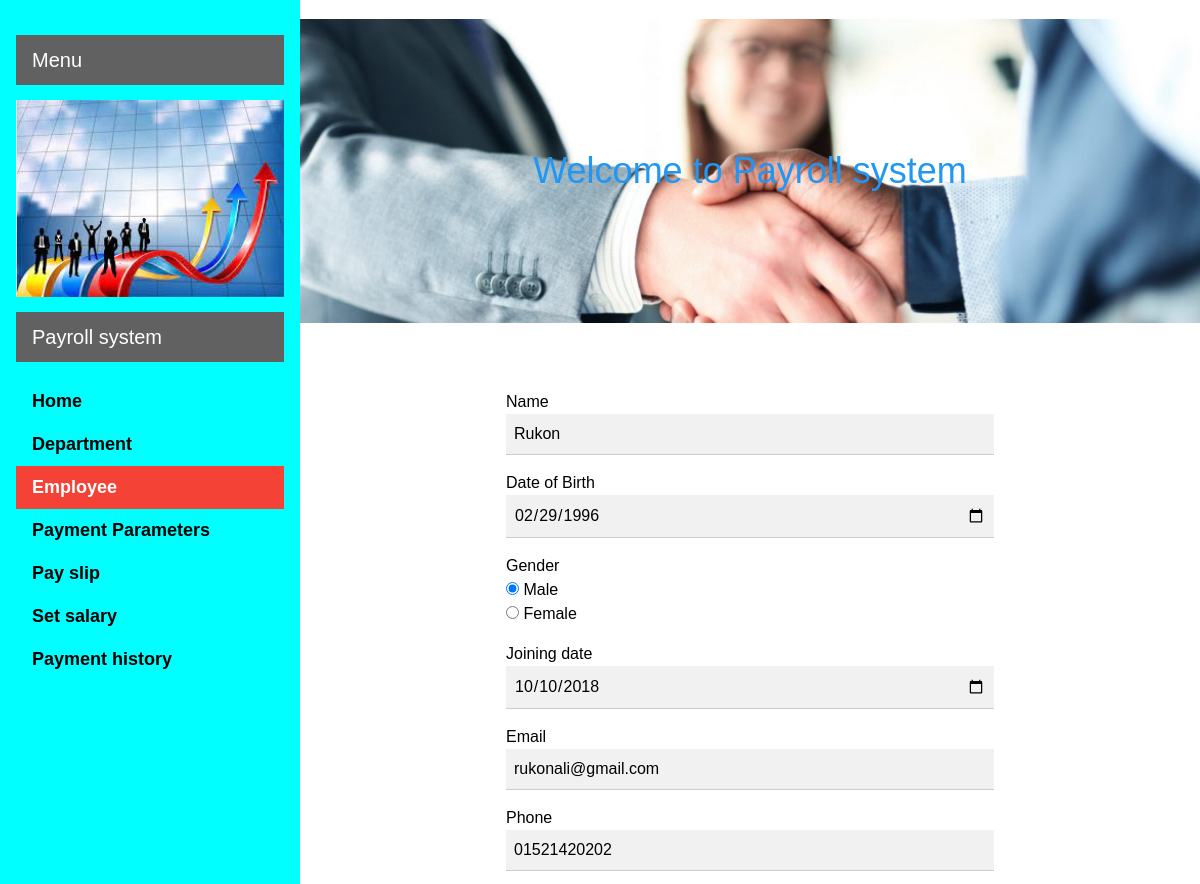
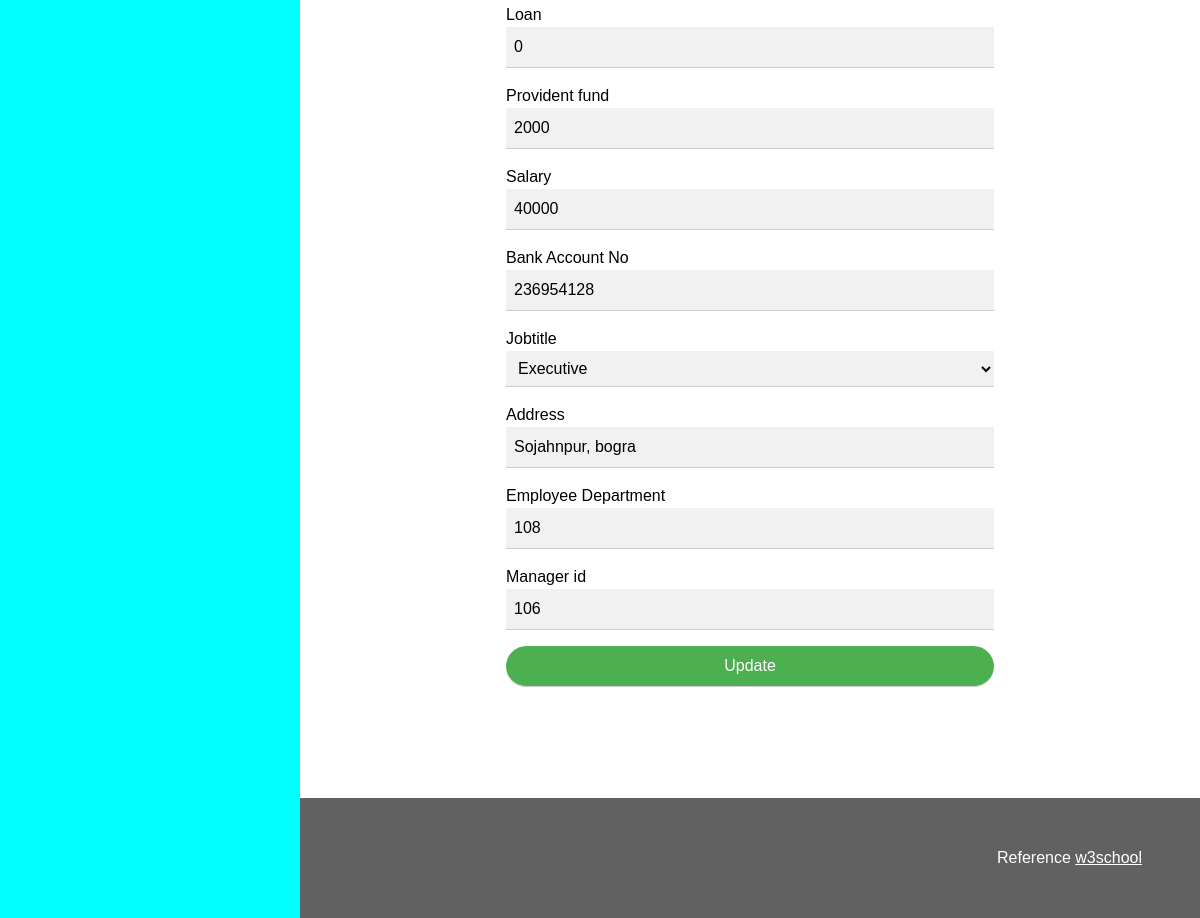
The app's page /employee-update.php?edit=1604023 with its own data (2 pictures, top to bottom).
### tables this page shows
CREATE TABLE `employee` (
  `Employee_id` int(11) NOT NULL,
  `Name` varchar(200) NOT NULL,
  `Address` varchar(200) NOT NULL,
  `Phone_no` varchar(15) NOT NULL,
  `Email` varchar(50) NOT NULL,
  `Start_date` date NOT NULL,
  `d_birth` date NOT NULL,
  `gender` varchar(15) NOT NULL,
  `loan` float NOT NULL,
  `pfund` float NOT NULL,
  `salary` float NOT NULL,
  `jobtitle` varchar(50) NOT NULL,
  `Depart_id` int(11) NOT NULL,
  `managesDepart_id` int(11) NOT NULL,
  `b_accno` int(20) NOT NULL
);

### employee-update.php (the view, shortened to what this page needs)
<?php
if(isset($_GET['edit'])){
    $id = $_GET['edit'];
    $rec = mysqli_query($connection, "SELECT * FROM employee WHERE Employee_id=$id;");
    $record=mysqli_fetch_array($rec);
$name=$record['Name'];
$dob=$record['d_birth'];
$sdate=$record['Start_date'];
$email=$record['Email'];
$phone=$record['Phone_no'];
$loan=$record['loan'];
$pfund=$record['pfund'];
$salary=$record['salary'];
$jobtitle=$record['jobtitle'];
$address=$record['Address'];
$depid=$record['Depart_id'];
$manid=$record['managesDepart_id'];
$bacc=$record['b_accno'];
}
?>
<!DOCTYPE html>
<html lang="en">
<link rel="stylesheet" href="css/w3.css">
<link rel="stylesheet" href="css/font.css">
<body>
<nav class="w3-sidebar w3-aqua w3-collapse w3-top w3-large w3-padding" style="z-index:3;width:300px;font-weight:bold;" id="mySidebar"><br>
    <div class="w3-container w3-dark-grey">
    <h4>Menu</h4>
    </div>
    <img src="images/payroll.png" alt="Snow" style="width:100%;padding-top: 15px;padding-bottom: 15px">
    <div class="w3-container w3-dark-grey">
    <h4>Payroll system</h4>
    </div>
  <div class="w3-bar-block">
      <dl>
          <dt><a href="home.php" onclick="w3_close()" class="w3-bar-item w3-button w3-hover-white">Home</a> </dt>
  <dt><a href="department.php" onclick="w3_close()" class="w3-bar-item w3-button w3-hover-white">Department</a> </dt>
    <dt><a href="employee.php" onclick="w3_close()" class="w3-bar-item w3-button w3-hover-white   w3-red">  Employee  </a></dt>
          <dt><a href="employee-payment.php" onclick="w3_close()" class="w3-bar-item w3-button w3-hover-white">Payment Parameters</a> </dt>
          <dt><a href="employee-payslip.php" onclick="w3_close()" class="w3-bar-item w3-button w3-hover-white">Pay slip</a> </dt>
          <dt><a href="employee-setsalary.php" onclick="w3_close()" class="w3-bar-item w3-button w3-hover-white">Set salary</a> </dt>
          <dt><a href="employee-payhistory.php" onclick="w3_close()" class="w3-bar-item w3-button w3-hover-white">Payment history</a> </dt>
</dl>
  </div>
</nav>
  <div class="w3-main" style="margin-left:290px;margin-right:-10px;margin-top: -5px;margin-bottom: 0px">
      <div class="w3-display-container w3-text-blue" style="font-size: 50px">
          <img src="images/banner.jpg" alt="Lights" style="width:100%" style="height: 150px">
          <div class="w3-display-middle w3-large" > <h1 >Welcome to Payroll system</h1></div>
      </div>
      <div class="w3-container" style="padding: 50px 200px 20px 200px">
      <form class="w3-container" action="em-updatephp.php" method="post">
                 <p>
                     <label>Name</label>
                        <input class="w3-input w3-light-grey w3-animate-input" type="text" name="name" value="<?php echo $name;?>">
                </p>
                <p>
                        <label>Date of Birth</label>
                        <input class="w3-input w3-light-grey w3-animate-input" type="date" name="dob" value="<?php echo $dob;?>">
                </p>
                <p>
                        <label>Gender</label><br>
                        <input type="radio" name="gender" value="male" checked> Male<br>
                        <input type="radio" name="gender" value="female"> Female<br>
                </p>
                <p>
                        <label>Joining date</label>
                        <input class="w3-input w3-light-grey w3-animate-input" type="date" name="sdate" value="<?php echo $sdate;?>">
                </p>
                 <p>
                     <label>Email</label>
                        <input class="w3-input w3-light-grey w3-animate-input" type="email" name="email" value="<?php echo $email;?>"></p>
                 <p>
                     <label>Phone</label>
                      <input class="w3-input w3-light-grey w3-animate-input" type="text" name="phone" value="<?php echo $phone;?>"></p>
              <p>
                     <label>Loan</label>
                      <input class="w3-input w3-light-grey w3-animate-input" type="number" name="loan" value="<?php echo $loan;?>"></p>
              <p>
                     <label>Provident fund
                                       </label>
                      <input class="w3-input w3-light-grey w3-animate-input" type="number" name="pfund" value="<?php echo $pfund;?>"></p>
               <p>
                     <label>Salary
                                       </label>
                       <input class="w3-input w3-light-grey w3-animate-input" type="number" name="salary" value="<?php echo $salary;?>"></p>
          <p><label>Bank Account No</label>
                      <input class="w3-input w3-light-grey w3-animate-input" type="number" name="bacc" value="<?php echo $bacc;?>"></p>
                      <label>Jobtitle</label>
                 <select class="w3-input w3-light-grey w3-animate-input" name="jobtitle" value="<?php echo $jobtitle;?>">
                  <option value="executive">Executive</option>
              </select>
                 <p>
                     <label>Address</label>
                        <input class="w3-input w3-light-grey w3-animate-input" type="text" name="address" value="<?php echo $address;?>">
                </p>
                    <p><label>Employee Department</label>
                      <input class="w3-input w3-light-grey w3-animate-input" type="number" name="depid" value="<?php echo $depid;?>"></p>
           <p><label>Manager id</label>
                      <input class="w3-input w3-light-grey w3-animate-input" type="number" name="manid" value="<?php echo $manid;?>"></p>
                     <input type="submit" value="Update" class="w3-input w3-green w3-round-xxlarge w3-animate-input w3-hover-blue">
            </form>
      </div>
  </div>
<div class="w3-dark-grey w3-container w3-padding-32" style="margin-top:75px;padding-right:58px"><p class="w3-right">Reference <a href="https://www.w3schools.com/w3css/default.asp" title="W3.CSS" target="_blank" class="w3-hover-opacity">w3school</a></p></div>
</body>
</html>

### w3.css (style rules this page uses)
html { box-sizing:border-box }
*,*:before,*:after { box-sizing:inherit }
html { -ms-text-size-adjust:100%;-webkit-text-size-adjust:100% }
body { margin:0 }
article,aside,details,figcaption,figure,footer,header,main,menu,nav,section,summary { display:block }
a { background-color:transparent;-webkit-text-decoration-skip:objects }
img { border-style:none }
button,input,select,textarea { font:inherit;margin:0 }
button,input { overflow:visible }
button,select { text-transform:none }
button,html [type=button],[type=reset],[type=submit] { -webkit-appearance:button }
[type=checkbox],[type=radio] { padding:0 }
html,body { font-family:Verdana,sans-serif;font-size:15px;line-height:1.5 }
html { overflow-x:hidden }
h1 { font-size:36px }
h4 { font-size:20px }
h1,h2,h3,h4,h5,h6 { font-family:"Segoe UI",Arial,sans-serif;font-weight:400;margin:10px 0 }
img { vertical-align:middle }
a { color:inherit }
.w3-btn,.w3-button { border:none;display:inline-block;padding:8px 16px;vertical-align:middle;overflow:hidden;text-decoration:none;color:inherit;background-color:inherit;text-align:center;cursor:pointer;white-space:nowrap }
.w3-btn,.w3-button { -webkit-touch-callout:none;-webkit-user-select:none;-khtml-user-select:none;-moz-user-select:none;-ms-user-select:none;user-select:none }
.w3-tooltip,.w3-display-container { position:relative }
.w3-input { padding:8px;display:block;border:none;border-bottom:1px solid #ccc;width:100% }
.w3-sidebar { height:100%;width:200px;background-color:#fff;position:fixed!important;z-index:1;overflow:auto }
.w3-main,#main { transition:margin-left .4s }
.w3-bar-block .w3-bar-item { width:100%;display:block;padding:8px 16px;text-align:left;border:none;white-space:normal;float:none;outline:0 }
.w3-container:after,.w3-container:before,.w3-panel:after,.w3-panel:before,.w3-row:after,.w3-row:before,.w3-row-padding:after,.w3-row-padding:before, .w3-cell-row:before,.w3-cell-row:after,.w3-clear:after,.w3-clear:before,.w3-bar:before,.w3-bar:after { content:"";display:table;clear:both }
@media (min-width:993px) { .w3-sidebar.w3-collapse { display:block!important } }
.w3-top,.w3-bottom { position:fixed;width:100%;z-index:1 }
.w3-top { top:0 }
.w3-display-middle { position:absolute;top:50%;left:50%;transform:translate(-50%,-50%);-ms-transform:translate(-50%,-50%) }
.w3-round-xxlarge { border-radius:32px }
.w3-container,.w3-panel { padding:0.01em 16px }
.w3-animate-input { transition:width 0.4s ease-in-out }
.w3-large { font-size:18px!important }
.w3-padding { padding:8px 16px!important }
.w3-padding-32 { padding-top:32px!important;padding-bottom:32px!important }
.w3-right { float:right!important }
.w3-aqua,.w3-hover-aqua:hover { color:#000!important;background-color:#00ffff!important }
.w3-green,.w3-hover-green:hover { color:#fff!important;background-color:#4CAF50!important }
.w3-red,.w3-hover-red:hover { color:#fff!important;background-color:#f44336!important }
.w3-light-grey,.w3-hover-light-grey:hover,.w3-light-gray,.w3-hover-light-gray:hover { color:#000!important;background-color:#f1f1f1!important }
.w3-dark-grey,.w3-hover-dark-grey:hover,.w3-dark-gray,.w3-hover-dark-gray:hover { color:#fff!important;background-color:#616161!important }
.w3-text-blue,.w3-hover-text-blue:hover { color:#2196F3!important }

### employee-update.php (style rules this page uses)
body,h1,h2,h3,h4,h5 { font-family: "Poppins", sans-serif }
body { font-size:16px; }

### records on screen
employee: name "Rukon", dob "02/29/1996", sdate "10/10/2018", email "rukonali@gmail.com", phone "01521420202", loan "0", pfund "2000", salary "40000", bacc "236954128", jobtitle "Executive", address "Sojahnpur, bogra", depid "108", manid "106"
